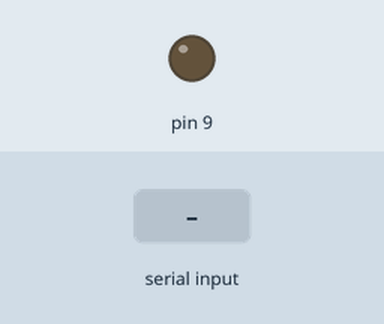
Recording of a sketch running on a simulated Arduino Uno, built with avr-gcc and run on an emulated ATmega328P. Parts: output pins drawn as LEDs (lit = HIGH). The test bench sets the inputs (shaded band).

Above: at 1.2 s.
1.3 s: "y" received over Serial
At 2.4 s:
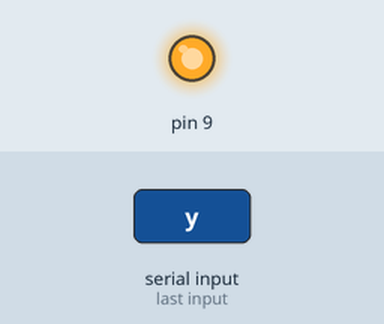
2.8 s: "n" received over Serial
At 3.5 s:
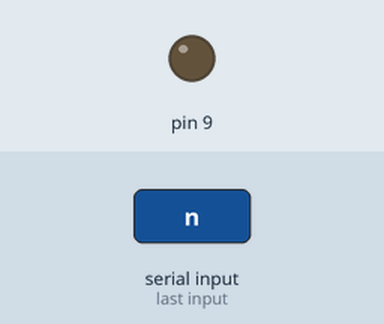
Timing chart, 0 to 5.8 s (numbered marks = the images above; inputs shaded):
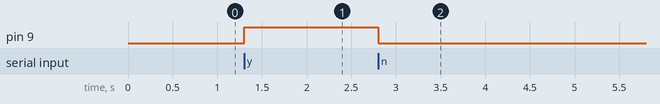

The sketch:

sketch_feb26a.ino
```cpp
char response;
int led = 9;

void setup() {
  Serial.begin(9600);
  pinMode(9, OUTPUT);
}


void loop() {
  while (Serial.available()) {
    response = Serial.read();
    if (response == 'y') {
      digitalWrite(9, HIGH);
    } else if (response == 'n') {

      digitalWrite(9, LOW);
    }
    Serial.flush();
  }

}
```

Measured:
- after the input at 1.3 s, pin 9: LOW → HIGH at once
- after the input at 2.8 s, pin 9: HIGH → LOW at once
